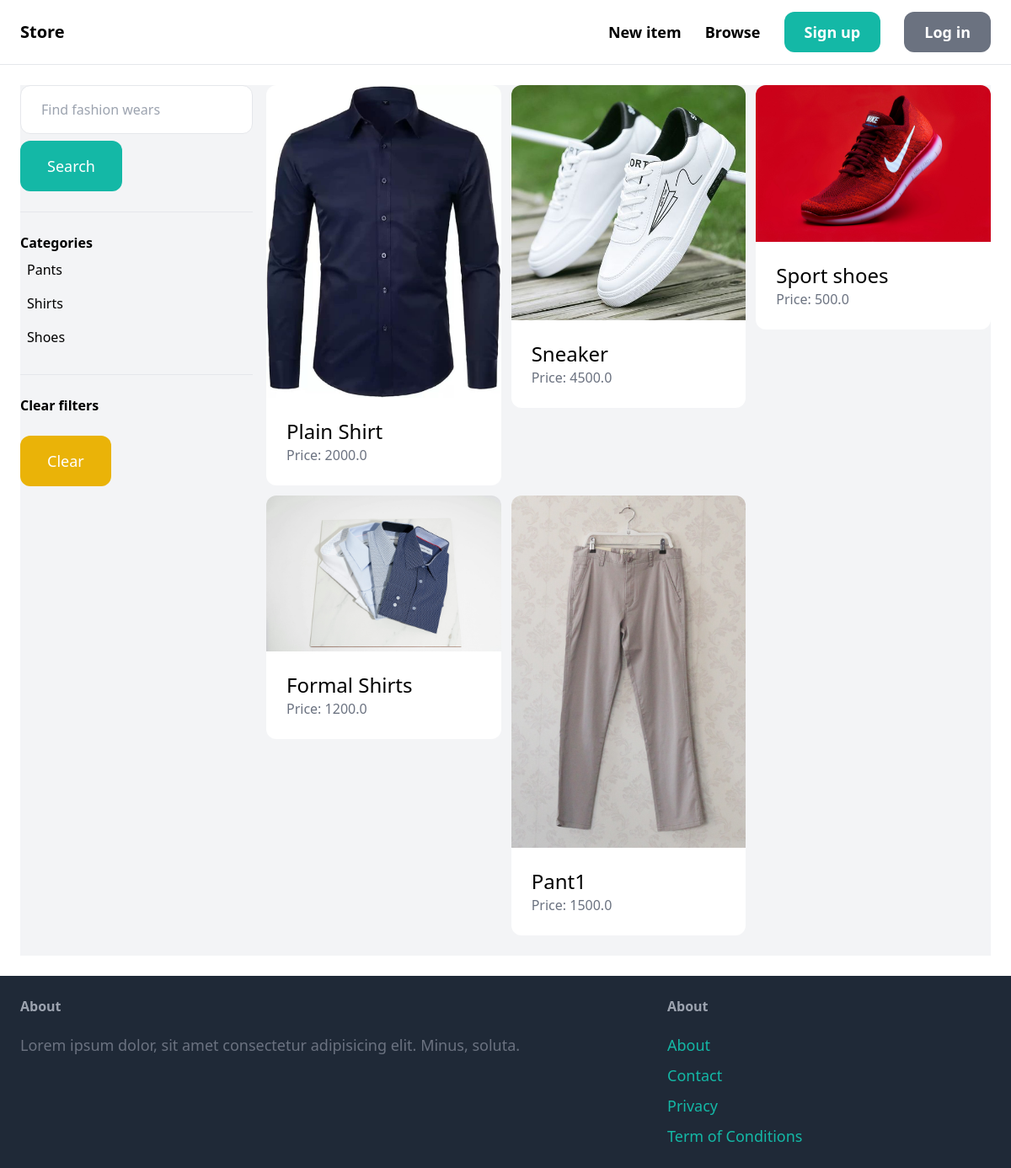
The app's page /items/ with its own data.
### item/models.py (models this page shows, shortened)
class Category(models.Model):
    name = models.CharField(max_length=255)
    class Meta:
        ordering = ('name',)
        verbose_name_plural = 'Categories'

class Item(models.Model):
    category = models.ForeignKey(Category, related_name='items', on_delete=models.CASCADE)
    name = models.CharField(max_length=255)
    description = models.TextField(blank=True, null=True)
    price = models.FloatField()
    image = models.ImageField(upload_to='item_images', blank=True, null=True)
    is_sold = models.BooleanField(default=False)
    created_by = models.ForeignKey(User, related_name='items', on_delete=models.CASCADE)
    created_at = models.DateTimeField(auto_now_add=True)

### item/views.py (the view)
# urls.py: path('', views.items, name = 'items'),
def items(request):
    query = request.GET.get('query', '')
    category_id = request.GET.get('category',0)
    categories = Category.objects.all()
    items = Item.objects.filter(is_sold = False)
    if category_id:
        items = items.filter(category_id = category_id)
    if query:
        items = items.filter(Q(name__icontains=query) | Q(description__icontains = query))
    return render(request, 'item/items.html', {
        'items':items,
        'query':query,
        'categories':categories,
        'category_id':int(category_id)
    })

### item/templates/item/items.html (shortened to what this page needs)
{% extends "core/base.html" %}
{% block content %}
    <div class="pb-6 grid grid-cols-4 gap-4 bg-gray-100">
        <div class="col-span-1">
            <form  method="get" action="{% url 'item:items' %}">
                <input name="query" class="w-full py-4 px-6 border rounded-xl" type="text" value="{{query}}" placeholder="Find fashion wears">
                <button class="mt-2 py-4 px-8 text-lg bg-teal-500 text-white rounded-xl">Search</button>
            </form>
            <hr class="my-6">
            <p class="font-semibold">Categories</p>
            <ul>
                {% for category in categories%}
                    <li class="py-2 px-2 rounded-xl {%if category.id == category_id %} bg-gray-200 {%endif%}">
                        <a href="{% url 'item:items'%}?query ={{query}}&category={{category.id}}">{{category.name}}</a>
                    </li>
                {% endfor %}
            </ul>
            <hr class="my-6">
            <p class="font-semibold">Clear filters</p>
            <ul>
                <li>
                    <a href="{% url 'item:items' %}" class="mt-6 py-4 px-8 inline-block bg-yellow-500 text-lg rounded-xl text-white">Clear</a>
                </li>
            </ul>
        </div>
        <div class="col-span-3">
            <div class="grid grid-cols-3 gap-3">
                {% for item in items %}
                    <div>
                        <a href="{% url 'item:detail' item.id %}">
                            <div>
                                <img src="{{ item.image.url }}" class="rounded-t-xl" alt="" styl>
                            </div>
                            <div class="p-6 bg-white rounded-b-xl">
                                <h2 class="text-2xl">{{item.name}}</h2>
                                <p class="text-gray-500">Price: {{item.price}}</p>
                            </div>
                        </a>
                    </div>
                {% endfor %}
            </div>
        </div>
    </div>
{% endblock content %}

### records on screen
Category: name "Pants"
Category: name "Shirts"
Category: name "Shoes"
Item: image (picture), name "Plain Shirt", price "2000.0"
Item: image (picture), name "Sneaker", price "4500.0"
Item: image (picture), name "Sport shoes", price "500.0"
Item: image (picture), name "Formal Shirts", price "1200.0"
Item: image (picture), name "Pant1", price "1500.0"
